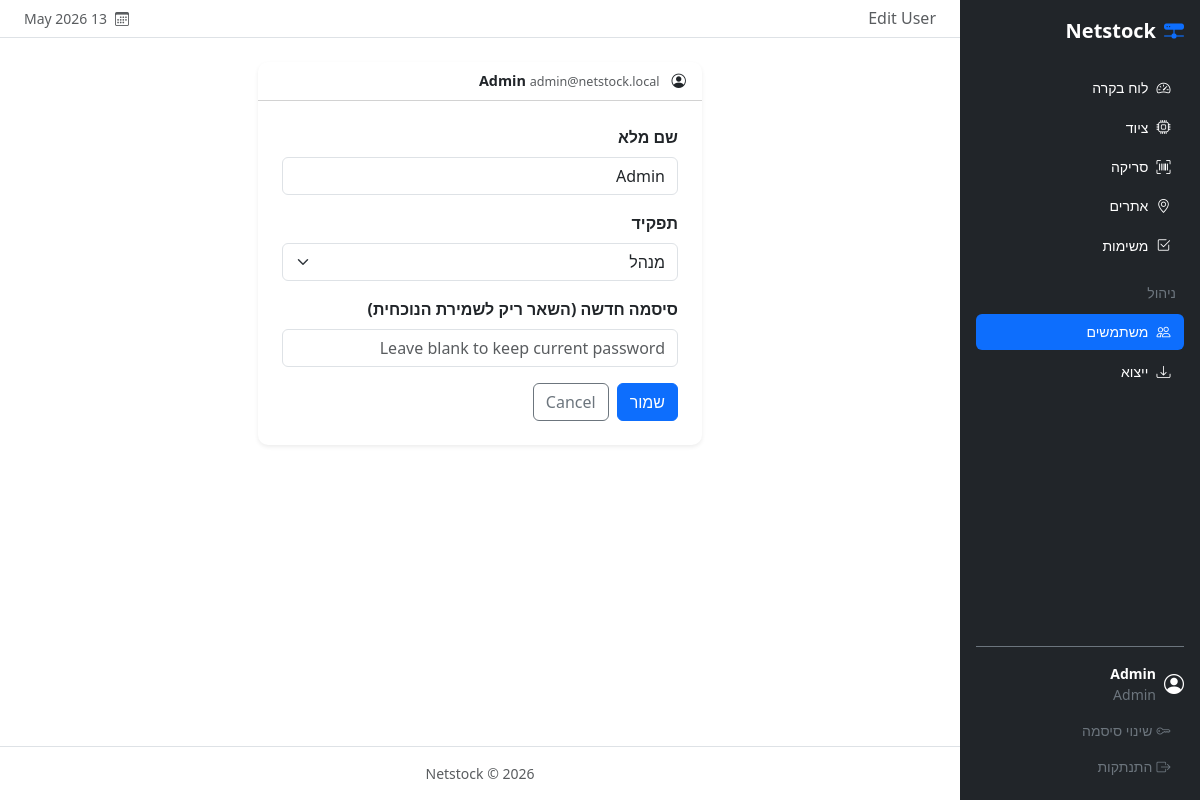
Page /admin/users/1/edit (signed in) on the committed database.
### app/models/user.py (models this page shows, shortened)
class User(UserMixin, db.Model):
    __tablename__ = 'users'
    id = db.Column(db.Integer, primary_key=True)
    name = db.Column(db.String(100), nullable=False)
    email = db.Column(db.String(150), unique=True, nullable=False)
    password_hash = db.Column(db.String(255), nullable=False)
    role = db.Column(db.Enum('admin', 'technician', 'viewer', name='user_role'),
                     nullable=False, default='technician')
    created_at = db.Column(db.DateTime, default=datetime.utcnow)
    assigned_assets = db.relationship('Asset', foreign_keys='Asset.assigned_to_id',
                                      backref='assignee', lazy='dynamic')
    events = db.relationship('AssetEvent', backref='performed_by_user', lazy='dynamic')
    tasks = db.relationship('Task', backref='assignee', lazy='dynamic')
    @property
    def is_admin(self):
        return self.role == 'admin'

### app/routes/admin.py (the view, shortened to what this page needs)
@admin_bp.route('/users/<int:id>/edit', methods=['GET', 'POST'])
@login_required
def edit_user(id):
    _admin_required()
    user = User.query.get_or_404(id)
    form = EditUserForm(obj=user)
    return render_template('admin/edit_user.html', form=form, user=user)

### app/routes/admin.py
class EditUserForm(FlaskForm):
    name  = StringField('שם מלא', validators=[DataRequired(), Length(max=100)])
    role  = SelectField('תפקיד', choices=[('technician','טכנאי'),('viewer','צופה'),('admin','מנהל')])
    new_password = PasswordField('סיסמה חדשה (השאר ריק לשמירת הנוכחית)',
                                 validators=[Optional(), Length(min=8)])
    submit = SubmitField('שמור')

### app/models/user.py (called while the page is built)
@login_manager.user_loader
def load_user(user_id):
    return User.query.get(int(user_id))

### app/routes/admin.py (called while the page is built)
def _admin_required():
    if not current_user.is_admin:
        abort(403)

### app/templates/admin/edit_user.html (shortened to what this page needs)
{% extends 'base.html' %}
{% block page_title %}Edit User{% endblock %}
{% block content %}
<div class="row justify-content-center">
  <div class="col-md-6">
    <div class="card border-0 shadow-sm">
      <div class="card-header bg-transparent fw-semibold">
        <i class="bi bi-person-circle me-2"></i>{{ user.name }}
        <span class="text-muted small fw-normal ms-1">{{ user.email }}</span>
      </div>
      <div class="card-body p-4">
        <form method="POST" novalidate>
          <div class="mb-3">
            {{ form.name.label(class="form-label fw-semibold") }}
            {{ form.name(class="form-control" + (" is-invalid" if form.name.errors else "")) }}
          </div>
          <div class="mb-3">
            {{ form.role.label(class="form-label fw-semibold") }}
            {{ form.role(class="form-select") }}
          </div>
          <div class="mb-3">
            {{ form.new_password.label(class="form-label fw-semibold") }}
            {{ form.new_password(class="form-control" + (" is-invalid" if form.new_password.errors else ""), placeholder="Leave blank to keep current password") }}
          </div>
          <div class="d-flex gap-2">
            {{ form.submit(class="btn btn-primary") }}
            <a href="{{ url_for('admin.users') }}" class="btn btn-outline-secondary">Cancel</a>
          </div>
        </form>
      </div>
    </div>
  </div>
</div>
{% endblock %}

### app/templates/base.html (shortened to what this page needs)
<!DOCTYPE html>
<html lang="he" dir="rtl">
<head>
  <link rel="stylesheet" href="https://cdn.jsdelivr.net/npm/bootstrap@5.3.3/dist/css/bootstrap.rtl.min.css" />
  <link rel="stylesheet" href="https://cdn.jsdelivr.net/npm/bootstrap-icons@1.11.3/font/bootstrap-icons.min.css" />
  <link rel="stylesheet" href="{{ url_for('static', filename='css/style.css') }}" />
</head>
<body>
<div class="d-flex">
  <nav id="sidebar" class="bg-dark text-white d-flex flex-column p-3">
    <a href="{{ url_for('main.dashboard') }}" class="navbar-brand text-white fw-bold fs-5 mb-4 d-flex align-items-center gap-2">
      <i class="bi bi-hdd-network-fill text-primary"></i> Netstock
    </a>
    <ul class="nav nav-pills flex-column gap-1 flex-grow-1">
      <li class="nav-item">
        <a href="{{ url_for('main.dashboard') }}"
           class="nav-link text-white {% if request.endpoint == 'main.dashboard' %}active{% endif %}">
          <i class="bi bi-speedometer2 me-2"></i>לוח בקרה
        </a>
      </li>
      <li class="nav-item">
        <a href="{{ url_for('assets.list_assets') }}"
           class="nav-link text-white {% if request.blueprint == 'assets' %}active{% endif %}">
          <i class="bi bi-cpu me-2"></i>ציוד
        </a>
      </li>
      <li class="nav-item">
        <a href="{{ url_for('scan.index') }}" class="nav-link text-white {% if request.blueprint == 'scan' %}active{% endif %}">
          <i class="bi bi-upc-scan me-2"></i>סריקה
        </a>
      </li>
      <li class="nav-item">
        <a href="{{ url_for('sites.list_sites') }}"
           class="nav-link text-white {% if request.blueprint == 'sites' %}active{% endif %}">
          <i class="bi bi-geo-alt me-2"></i>אתרים
        </a>
      </li>
      <li class="nav-item">
        <a href="{{ url_for('tasks.list_tasks') }}" class="nav-link text-white {% if request.blueprint == 'tasks' %}active{% endif %}">
          <i class="bi bi-check2-square me-2"></i>משימות
        </a>
      </li>
      {% if current_user.is_admin %}
      <li class="nav-item mt-2">
        <span class="nav-link text-secondary small text-uppercase px-2">ניהול</span>
      </li>
      <li class="nav-item">
        <a href="{{ url_for('admin.users') }}"
           class="nav-link text-white {% if request.endpoint == 'admin.users' or request.endpoint == 'admin.new_user' or request.endpoint == 'admin.edit_user' %}active{% endif %}">
          <i class="bi bi-people me-2"></i>משתמשים
        </a>
      </li>
      <li class="nav-item">
        <a href="{{ url_for('admin.export') }}"
           class="nav-link text-white {% if request.endpoint == 'admin.export' %}active{% endif %}">
          <i class="bi bi-download me-2"></i>ייצוא
        </a>
      </li>
      {% endif %}
    </ul>
    <div class="mt-auto border-top border-secondary pt-3">
      <div class="d-flex align-items-center gap-2 mb-2 small text-secondary">
        <i class="bi bi-person-circle fs-5 text-white"></i>
        <div>
          <div class="text-white fw-semibold">{{ current_user.name }}</div>
          <div class="text-capitalize">{{ current_user.role }}</div>
        </div>
      </div>
      <a href="{{ url_for('auth.change_password') }}" class="nav-link text-secondary small">
        <i class="bi bi-key me-1"></i>שינוי סיסמה
      </a>
      <a href="{{ url_for('auth.logout') }}" class="nav-link text-secondary small">
        <i class="bi bi-box-arrow-right me-1"></i>התנתקות
      </a>
    </div>
  </nav>
  <div class="flex-grow-1 d-flex flex-column min-vh-100">
    <header class="bg-white border-bottom px-4 py-2 d-flex align-items-center justify-content-between sticky-top">
      <h6 class="mb-0 text-muted fw-normal">{% block page_title %}{% endblock %}</h6>
      <div class="d-flex align-items-center gap-2 small text-muted">
        <i class="bi bi-calendar3"></i>{{ now.strftime('%d %b %Y') }}
      </div>
    </header>
    <main class="flex-grow-1 p-4">
      {% block content %}{% endblock %}
    </main>
    <footer class="text-center text-muted small py-3 border-top">
      Netstock &copy; {{ now.year }}
    </footer>
  </div>
</div>
</body>
</html>

### app/static/css/style.css (style rules this page uses)
#sidebar { width: 240px; min-height: 100vh; position: sticky; top: 0; height: 100vh; overflow-y: auto; flex-shrink: 0; }
#sidebar .nav-link { border-radius: 6px; font-size: 0.875rem; padding: 0.45rem 0.85rem; transition: background-color 0.15s; }
#sidebar .nav-link.active { background-color: var(--bs-primary); }
.card { border-radius: 10px; }
.card-header { border-radius: 10px 10px 0 0 !important; font-size: 0.9rem; }

### rows in the picture
User: name "Admin", role "Admin", strftime "13 May 2026", email "admin@netstock.local", role "מנהל"
